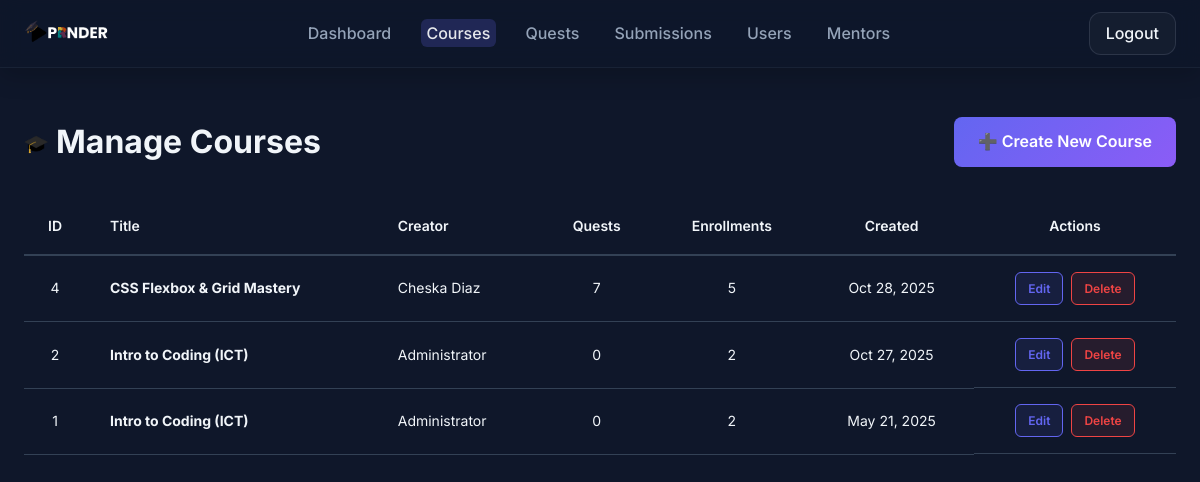
Page /public/admin/courses.php (signed in) on the committed database.
### tables this page shows
CREATE TABLE `courses` (
  `id` int(10) UNSIGNED NOT NULL,
  `title` varchar(150) NOT NULL,
  `description` text DEFAULT NULL,
  `created_by` int(10) UNSIGNED NOT NULL,
  `created_at` timestamp NOT NULL DEFAULT current_timestamp()
);

CREATE TABLE `user_profiles` (
  `user_id` int(10) UNSIGNED NOT NULL,
  `full_name` varchar(150) NOT NULL,
  `avatar_url` varchar(255) DEFAULT NULL,
  `bio` text DEFAULT NULL,
  `preferences` longtext DEFAULT NULL CHECK (json_valid(`preferences`))
);

### src/db.php (called while the page is built, shortened)
<?php
function db(): PDO {
    static $pdo = null;
    if ($pdo instanceof PDO) {
        return $pdo;
    }
    $dsn = 'mysql:host=' . DB_HOST . ';dbname=' . DB_NAME . ';charset=utf8mb4';
    $options = [
        PDO::ATTR_ERRMODE => PDO::ERRMODE_EXCEPTION,
        PDO::ATTR_DEFAULT_FETCH_MODE => PDO::FETCH_ASSOC,
        PDO::ATTR_EMULATE_PREPARES => false,
    ];
    $pdo = new PDO($dsn, DB_USER, DB_PASS, $options);
    return $pdo;
}

### public/admin/courses.php (the view, shortened to what this page needs)
<?php
$action = $_GET['action'] ?? 'list';
$coursesStmt = db()->query('
    SELECT c.*, u.email as creator_email, p.full_name as creator_name,
           COUNT(DISTINCT q.id) as quest_count,
           COUNT(DISTINCT e.user_id) as enrollment_count
    FROM courses c
    LEFT JOIN users u ON u.id = c.created_by
    LEFT JOIN user_profiles p ON p.user_id = u.id
    LEFT JOIN quests q ON q.course_id = c.id
    LEFT JOIN enrollments e ON e.course_id = c.id
    GROUP BY c.id
    ORDER BY c.created_at DESC
');
$courses = $coursesStmt->fetchAll();
?>
<!DOCTYPE html>
<html lang="en">
<head>
    <link rel="stylesheet" href="../styles.css">
</head>
<body>
    <nav class="navbar">
        <div class="container">
            <div class="nav-content">
                <a href="../index.php" class="logo">
                    <img src="../../images/APRNDR (4).png" alt="Aprnder Logo" style="height: 48px; width: auto;">
                </a>
                <ul class="nav-links">
                    <li><a href="dashboard.php">Dashboard</a></li>
                    <li><a href="courses.php" class="active">Courses</a></li>
                    <li><a href="quests.php">Quests</a></li>
                    <li><a href="submissions.php">Submissions</a></li>
                    <li><a href="users.php">Users</a></li>
                    <li><a href="mentors.php">Mentors</a></li>
                </ul>
                <a href="../logout.php" class="btn-login">Logout</a>
            </div>
        </div>
    </nav>
    <section class="admin-section">
        <div class="container">
            <?php if ($action === 'list'): ?>
                <div class="admin-header">
                    <h1><img src="../../images/Grad Cap.png" alt="Courses" style="width: 24px; height: 24px; object-fit: contain; vertical-align: middle; margin-right: 8px;">Manage Courses</h1>
                    <a href="?action=create" class="btn btn-primary">➕ Create New Course</a>
                </div>
                <?php if (!empty($courses)): ?>
                    <div class="admin-table-wrapper">
                        <table class="admin-table">
                            <thead>
                                <tr>
                                    <th>ID</th>
                                    <th>Title</th>
                                    <th>Creator</th>
                                    <th>Quests</th>
                                    <th>Enrollments</th>
                                    <th>Created</th>
                                    <th>Actions</th>
                                </tr>
                            </thead>
                            <tbody>
                                <?php foreach ($courses as $c): ?>
                                    <tr>
                                        <td><?php echo $c['id']; ?></td>
                                        <td><strong><?php echo htmlspecialchars($c['title']); ?></strong></td>
                                        <td><?php echo htmlspecialchars($c['creator_name'] ?? $c['creator_email']); ?></td>
                                        <td><?php echo (int)$c['quest_count']; ?></td>
                                        <td><?php echo (int)$c['enrollment_count']; ?></td>
                                        <td><?php echo date('M j, Y', strtotime($c['created_at'])); ?></td>
                                        <td class="action-buttons">
                                            <a href="?action=edit&id=<?php echo $c['id']; ?>" class="btn-small btn-edit">Edit</a>
                                            <a href="?delete=<?php echo $c['id']; ?>" class="btn-small btn-delete" onclick="return confirm('Are you sure? This will delete all associated quests!')">Delete</a>
                                        </td>
                                    </tr>
                                <?php endforeach; ?>
                            </tbody>
                        </table>
                    </div>
                <?php endif; ?>
            <?php endif; ?>
        </div>
    </section>
</body>
</html>

### rows in the picture
courses: id "4", title "CSS Flexbox & Grid Mastery", user_profiles.full_name "Cheska Diaz", quest_count "7", enrollment_count "5", created_at "Oct 28, 2025"
courses: id "2", title "Intro to Coding (ICT)", user_profiles.full_name "Administrator", quest_count "0", enrollment_count "2", created_at "Oct 27, 2025"
courses: id "1", title "Intro to Coding (ICT)", user_profiles.full_name "Administrator", quest_count "0", enrollment_count "2", created_at "May 21, 2025"
